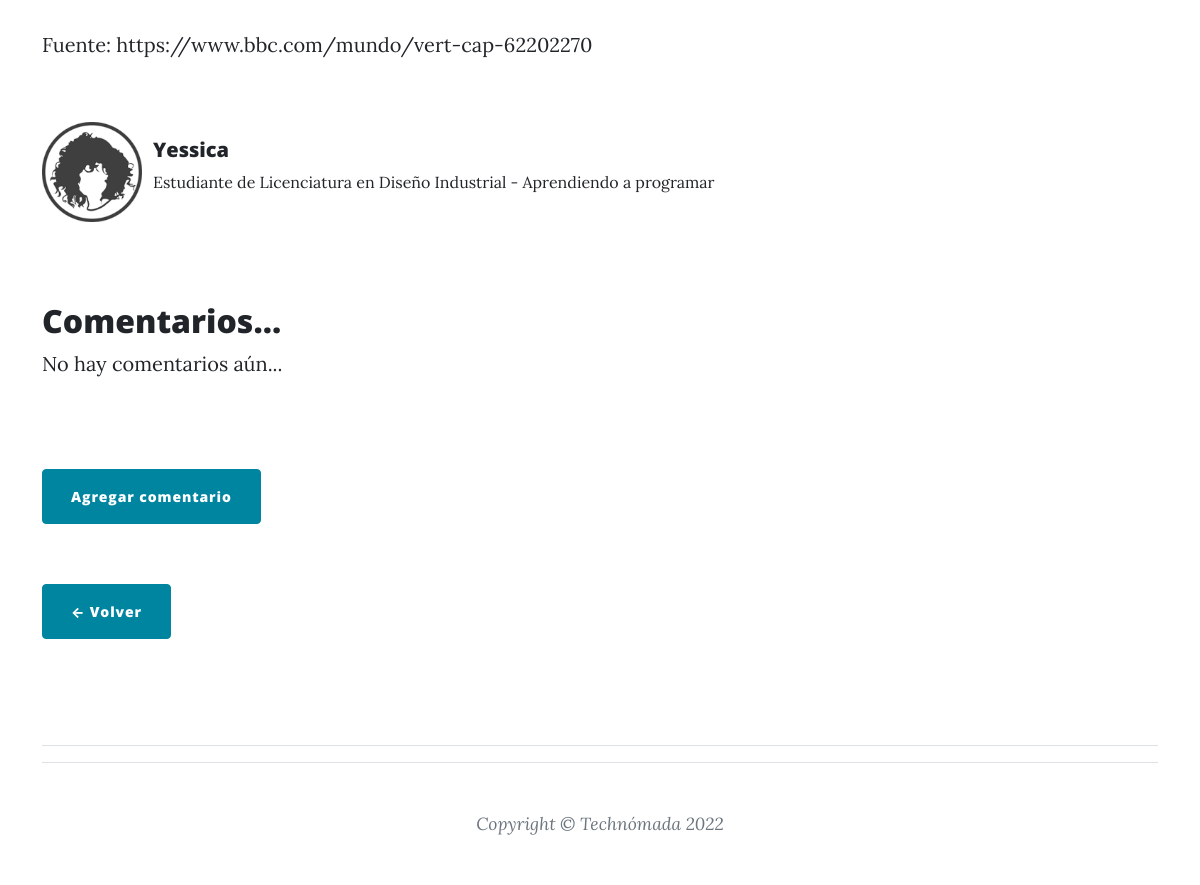
/post/10 (lower part), run on an earlier commit of the app's database.
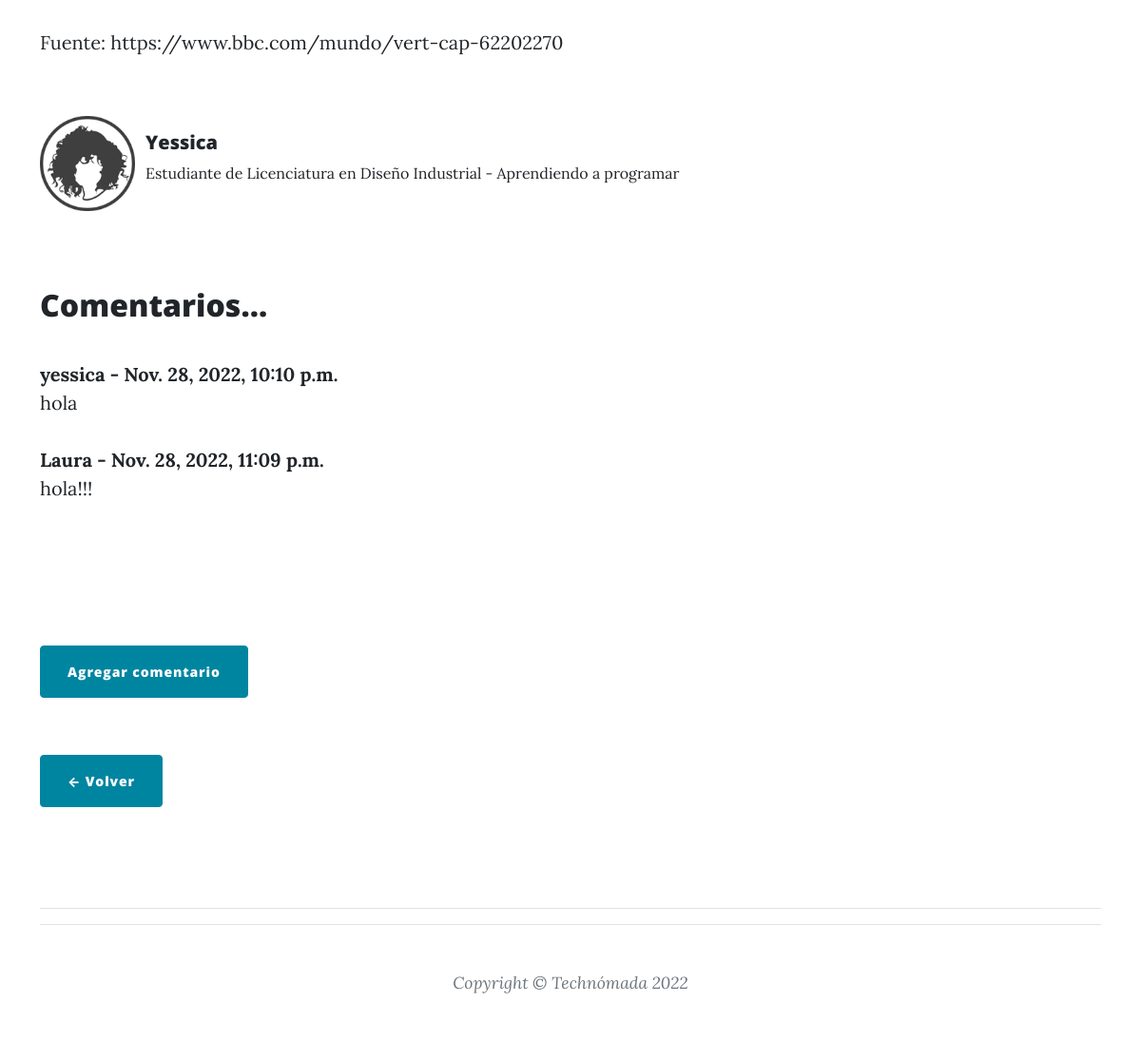
And on a later commit of the database.
### blog/models.py (models this page shows, shortened)
class Comment(models.Model):
    post = models.ForeignKey('blog.Post', related_name='comment', on_delete=models.CASCADE)
    autor = models.CharField(max_length=200)
    comentario = models.TextField()
    fecha_creacion = models.DateTimeField(default=timezone.now)
    comentario_aprobado = models.BooleanField(default=False)

### blog/views.py (the view)
# urls.py: path('post/<pk>', views.PostDetailView.as_view(), name='post_detail'),
class PostDetailView(DetailView):
    model = Post

### templates/blog/post_detail.html (shortened to what this page needs)
{% extends 'blog/base.html' %}
{% load static %}
{% block content %}
        <br/>
    <main role= "main" class="container">
        <div class="Row">
            <div class="col-md-8 blog-main">
                    <br/>
                    <p class='postcontent'>{{ post.contenido|safe }}</p>
            </div>
            <div class="card mb-3">
                <div class="row no-gutters">
                    <div class="col-md-1">
                        {% if post.autor.profile.profile_picture.url %}
                            <img src="{{ post.autor.profile.profile_picture.url }}" width="100">
                        {% else %}
                            <img src="url({% static 'assets/img/avatar_default_2.1.jpg' %})" alt="">
                        {% endif %}
                    </div>
                    <div class="col-md-8">
                        <div class="card-body">
                            <h5 class="card-title">
                                {{ post.autor.username }}
                            </h5>
                            <p class="autor-bio">{{ post.autor.profile.bio }}</p>
                        </div>
                    </div>
                </div>
            </div>
        <br>
        <br>
                <h2>Comentarios...</h2>
                {% if not post.comment.all %}
                    No hay comentarios aún... <a href="#"></a>
                {% else %}
                <br>
                        {%for comment in post.comment.all %}
                            <strong>
                            {{ comment.autor }} -
                            {{ comment.fecha_creacion }}
                            </strong>
                            <br/>
                            {{ comment.comentario }}
                            <br><br>
                        {% endfor %}
                {% endif %}
                <br><br><br><br>
                <a class="btn btn-primary rounded float-left" href="{% url 'comment_form' post.pk %}">Agregar comentario</a>
                <br><br><br>
                    <div class="clearfix">
                        <a class="btn btn-primary rounded float-left" href="{% url 'post_list' %}">&larr; Volver</a>
                    </div>
                    <br>
                    <br>
                    <br>
                    <hr>
        </div>
{% endblock content %}

What changed in the data, as far as the page shows it:
added Comment: autor "yessica", fecha_creacion "Nov. 28, 2022, 10:10 p.m.", comentario "hola"
added Comment: autor "Laura", fecha_creacion "Nov. 28, 2022, 11:09 p.m.", comentario "hola!!!"
Also different on the page:
text no longer shown: "No hay comentarios aún..."
